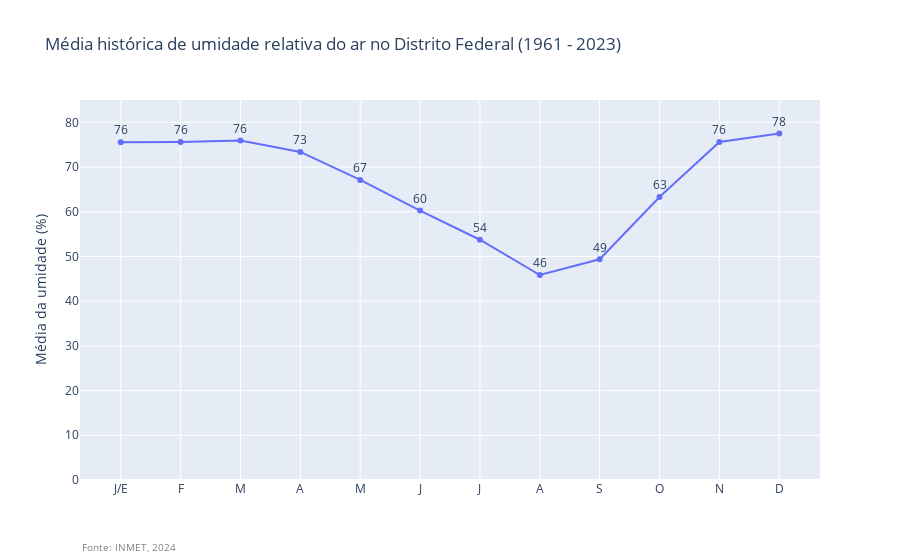

Notebook code for this chart:
### Code cell
# Criar o gráfico
fig = go.Figure()

# Adicionar o trace com os dados ordenados
fig.add_trace(go.Scatter(x=est_brasilia_umidade_media_ano['MÊS'], 
                         y=round(est_brasilia_umidade_media_ano['UMIDADE RELATIVA DO AR, MEDIA DIARIA(%)'], 2), 
                         mode='lines+markers+text', 
                         text = round(est_brasilia_umidade_media_ano['UMIDADE RELATIVA DO AR, MEDIA DIARIA(%)'], 0),
                         textposition='top center',
                         name='Estação Convencional Inmet (1961 - 2023)'))

# Atualizar o layout para garantir que o eixo x comece pelo mês 9
fig.update_layout(
    xaxis=dict(
        tickvals=['September', 'October', 'November', 'December', 'January', 'February',
                  'March', 'April', 'May', 'June', 'July', 'August'],  # Ordenação do eixo X começando pelo mês 9
        ticktext=['S', 'O', 'N', 'D', 'J/E', 'F', 'M', 'A', 'M', 'J', 'J', 'A'],  # Abreviações dos meses
        # title="Mês"
    ),
    yaxis = dict(
        title = 'Média da umidade (%)',
        range = [0, 85]
    ),
    title="Média histórica de umidade relativa do ar no Distrito Federal (1961 - 2023)", # Título do gráfico
    # Adicionar a anotação com a fonte dos dados
    annotations = [
        dict(
            x=0, y=-0.2,  # Posição da fonte no layout (ajuste conforme necessário)
            xref="paper", yref="paper",
            text="Fonte: INMET, 2024",  # Texto da fonte
            showarrow=False,
            font=dict(size=10, color="gray")
        )
    ]
)

### Figure 1 — Plotly figure (JSON) as saved in the notebook; plotly's stock layout.template omitted (floating-point values rounded to 4 significant figures)
{"data": [{"mode": "lines+markers+text", "name": "Estação Convencional Inmet (1961 - 2023)", "text": [76, 76, 76, 73, 67, 60, 54, 46, 49, 63, 76, 78], "textposition": "top center", "type": "scatter", "x": ["January", "February", "March", "April", "May", "June", "July", "August", "September", "October", "November", "December"], "y": [75.56, 75.63, 75.93, 73.39, 67.12, 60.27, 53.74, 45.85, 49.37, 63.31, 75.63, 77.52]}], "layout": {"annotations": [{"font": {"color": "gray", "size": 10}, "showarrow": false, "text": "Fonte: INMET, 2024", "x": 0, "xref": "paper", "y": -0.2, "yref": "paper"}], "title": {"text": "Média histórica de umidade relativa do ar no Distrito Federal (1961 - 2023)"}, "xaxis": {"ticktext": ["S", "O", "N", "D", "J/E", "F", "M", "A", "M", "J", "J", "A"], "tickvals": ["September", "October", "November", "December", "January", "February", "March", "April", "May", "June", "July", "August"]}, "yaxis": {"range": [0, 85], "title": {"text": "Média da umidade (%)"}}}}
